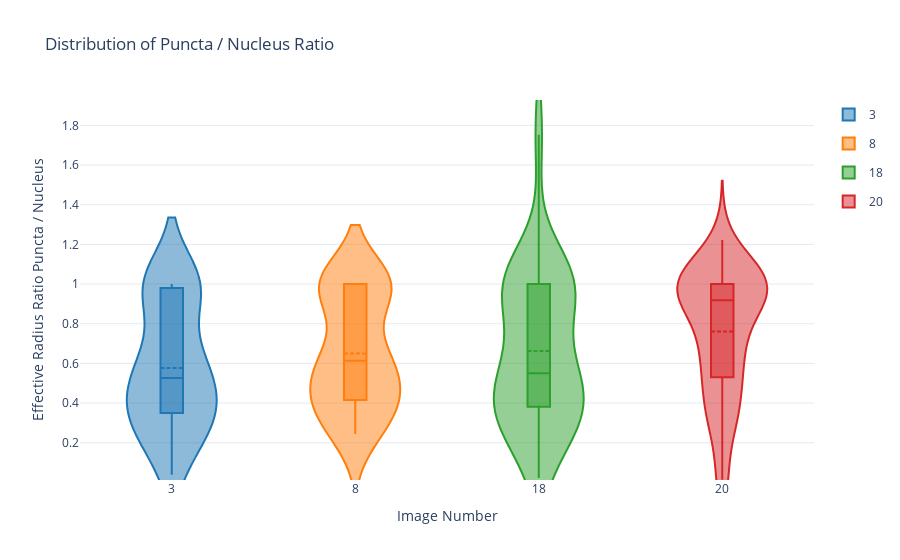

Notebook code for this chart:
### Code cell
fig = plot_violin(
    summary,
    x='image_number_str',
    y='pct_puncta',
    xlabel='Image Number',
    ylabel='Effective Radius Ratio Puncta / Nucleus',
    title='Distribution of Puncta / Nucleus Ratio'
)

fig.update_xaxes(type='category')

if save:
    save_fig_as_png(fig, 'figures/scatter/violin_radius_ratio.png',
                    height=800, scale=1)
fig

### Figure 1 — Plotly figure (JSON) as saved in the notebook; plotly's stock layout.template omitted (floating-point values rounded to 4 significant figures)
{"data": [{"box": {"visible": true}, "hovertemplate": "%{text}<br><extra></extra>", "legendgroup": "3", "line": {"color": "#1f77b4"}, "meanline": {"visible": true}, "name": "3", "scalegroup": "3", "showlegend": true, "text": ["Image Number: 3<br>Effective Radius Ratio Puncta / Nucleus: 1.0<br>None: 3<br>", "Image Number: 3<br>Effective Radius Ratio Puncta / Nucleus: 0.26028642628074766<br>None: 3<br>", "Image Number: 3<br>Effective Radius Ratio Puncta / Nucleus: 0.2655858771331843<br>None: 3<br>", "Image Number: 3<br>Effective Radius Ratio Puncta / Nucleus: 1.0<br>None: 3<br>", "Image Number: 3<br>Effective Radius Ratio Puncta / Nucleus: 0.03873104382610596<br>None: 3<br>", "Image Number: 3<br>Effective Radius Ratio Puncta / Nucleus: 1.0<br>None: 3<br>", "Image Number: 3<br>Effective Radius Ratio Puncta / Nucleus: 0.1870877895331754<br>None: 3<br>", "Image Number: 3<br>Effective Radius Ratio Puncta / Nucleus: 1.0<br>None: 3<br>", "Image Number: 3<br>Effective Radius Ratio Puncta / Nucleus: 1.0<br>None: 3<br>", "Image Number: 3<br>Effective Radius Ratio Puncta / Nucleus: 0.6762118254721395<br>None: 3<br>", "Image Number: 3<br>Effective Radius Ratio Puncta / Nucleus: 1.0<br>None: 3<br>", "Image Number: 3<br>Effective Radius Ratio Puncta / Nucleus: 0.41089008366122703<br>None: 3<br>", "Image Number: 3<br>Effective Radius Ratio Puncta / Nucleus: 0.5317556799601661<br>None: 3<br>", "Image Number: 3<br>Effective Radius Ratio Puncta / Nucleus: 1.0<br>None: 3<br>", "Image Number: 3<br>Effective Radius Ratio Puncta / Nucleus: 0.6952218816483346<br>None: 3<br>", "Image Number: 3<br>Effective Radius Ratio Puncta / Nucleus: 0.5921702942172392<br>None: 3<br>", "Image Number: 3<br>Effective Radius Ratio Puncta / Nucleus: 0.329243010543736<br>None: 3<br>", "Image Number: 3<br>Effective Radius Ratio Puncta / Nucleus: 0.4299644954262711<br>None: 3<br>", "Image Number: 3<br>Effective Radius Ratio Puncta / Nucleus: 0.4087180403532356<br>None: 3<br>", "Image Number: 3<br>Effective Radius Ratio Puncta / Nucleus: 0.5855040504757217<br>None: 3<br>", "Image Number: 3<br>Effective Radius Ratio Puncta / Nucleus: 0.6320050270425176<br>None: 3<br>", "Image Number: 3<br>Effective Radius Ratio Puncta / Nucleus: 0.37071623481349064<br>None: 3<br>", "Image Number: 3<br>Effective Radius Ratio Puncta / Nucleus: 0.42731524731011516<br>None: 3<br>", "Image Number: 3<br>Effective Radius Ratio Puncta / Nucleus: 0.1670146789369791<br>None: 3<br>", "Image Number: 3<br>Effective Radius Ratio Puncta / Nucleus: 0.9601073982526703<br>None: 3<br>", "Image Number: 3<br>Effective Radius Ratio Puncta / Nucleus: 0.522239277188337<br>None: 3<br>", "Image Number: 3<br>Effective Radius Ratio Puncta / Nucleus: 0.3833243742794574<br>None: 3<br>", "Image Number: 3<br>Effective Radius Ratio Puncta / Nucleus: 0.27532693116306983<br>None: 3<br>"], "type": "violin", "x": ["3", "3", "3", "3", "3", "3", "3", "3", "3", "3", "3", "3", "3", "3", "3", "3", "3", "3", "3", "3", "3", "3", "3", "3", "3", "3", "3", "3"], "y": [1, 0.2603, 0.2656, 1, 0.03873, 1, 0.1871, 1, 1, 0.6762, 1, 0.4109, 0.5318, 1, 0.6952, 0.5922, 0.3292, 0.43, 0.4087, 0.5855, 0.632, 0.3707, 0.4273, 0.167, 0.9601, 0.5222, 0.3833, 0.2753]}, {"box": {"visible": true}, "hovertemplate": "%{text}<br><extra></extra>", "legendgroup": "8", "line": {"color": "#ff7f0e"}, "meanline": {"visible": true}, "name": "8", "scalegroup": "8", "showlegend": true, "text": ["Image Number: 8<br>Effective Radius Ratio Puncta / Nucleus: 0.6160164416854548<br>None: 8<br>", "Image Number: 8<br>Effective Radius Ratio Puncta / Nucleus: 0.5071830916127373<br>None: 8<br>", "Image Number: 8<br>Effective Radius Ratio Puncta / Nucleus: 0.24445843100392495<br>None: 8<br>", "Image Number: 8<br>Effective Radius Ratio Puncta / Nucleus: 0.38318491762075574<br>None: 8<br>", "Image Number: 8<br>Effective Radius Ratio Puncta / Nucleus: 0.46407570813334387<br>None: 8<br>", "Image Number: 8<br>Effective Radius Ratio Puncta / Nucleus: 1.0<br>None: 8<br>", "Image Number: 8<br>Effective Radius Ratio Puncta / Nucleus: 1.0<br>None: 8<br>", "Image Number: 8<br>Effective Radius Ratio Puncta / Nucleus: 0.2557195022190879<br>None: 8<br>", "Image Number: 8<br>Effective Radius Ratio Puncta / Nucleus: 0.3049021438440984<br>None: 8<br>", "Image Number: 8<br>Effective Radius Ratio Puncta / Nucleus: 0.39736738736368005<br>None: 8<br>", "Image Number: 8<br>Effective Radius Ratio Puncta / Nucleus: 0.3611951441130873<br>None: 8<br>", "Image Number: 8<br>Effective Radius Ratio Puncta / Nucleus: 0.3185178065438761<br>None: 8<br>", "Image Number: 8<br>Effective Radius Ratio Puncta / Nucleus: 0.6729830449714467<br>None: 8<br>", "Image Number: 8<br>Effective Radius Ratio Puncta / Nucleus: 0.6130813485299238<br>None: 8<br>", "Image Number: 8<br>Effective Radius Ratio Puncta / Nucleus: 1.0<br>None: 8<br>", "Image Number: 8<br>Effective Radius Ratio Puncta / Nucleus: 0.46721129037189574<br>None: 8<br>", "Image Number: 8<br>Effective Radius Ratio Puncta / Nucleus: 0.6135484481759725<br>None: 8<br>", "Image Number: 8<br>Effective Radius Ratio Puncta / Nucleus: 0.633242177979923<br>None: 8<br>", "Image Number: 8<br>Effective Radius Ratio Puncta / Nucleus: 1.0<br>None: 8<br>", "Image Number: 8<br>Effective Radius Ratio Puncta / Nucleus: 1.0<br>None: 8<br>", "Image Number: 8<br>Effective Radius Ratio Puncta / Nucleus: 0.4661103171548466<br>None: 8<br>", "Image Number: 8<br>Effective Radius Ratio Puncta / Nucleus: 0.956207454834113<br>None: 8<br>", "Image Number: 8<br>Effective Radius Ratio Puncta / Nucleus: 1.0<br>None: 8<br>", "Image Number: 8<br>Effective Radius Ratio Puncta / Nucleus: 0.2576206251652722<br>None: 8<br>", "Image Number: 8<br>Effective Radius Ratio Puncta / Nucleus: 1.0<br>None: 8<br>", "Image Number: 8<br>Effective Radius Ratio Puncta / Nucleus: 0.7543929135157798<br>None: 8<br>", "Image Number: 8<br>Effective Radius Ratio Puncta / Nucleus: 0.4347544904306764<br>None: 8<br>", "Image Number: 8<br>Effective Radius Ratio Puncta / Nucleus: 1.0<br>None: 8<br>", "Image Number: 8<br>Effective Radius Ratio Puncta / Nucleus: 0.5381913347226407<br>None: 8<br>", "Image Number: 8<br>Effective Radius Ratio Puncta / Nucleus: 0.5552988574282419<br>None: 8<br>", "Image Number: 8<br>Effective Radius Ratio Puncta / Nucleus: 1.0<br>None: 8<br>", "Image Number: 8<br>Effective Radius Ratio Puncta / Nucleus: 1.0<br>None: 8<br>"], "type": "violin", "x": ["8", "8", "8", "8", "8", "8", "8", "8", "8", "8", "8", "8", "8", "8", "8", "8", "8", "8", "8", "8", "8", "8", "8", "8", "8", "8", "8", "8", "8", "8", "8", "8"], "y": [0.616, 0.5072, 0.2445, 0.3832, 0.4641, 1, 1, 0.2557, 0.3049, 0.3974, 0.3612, 0.3185, 0.673, 0.6131, 1, 0.4672, 0.6135, 0.6332, 1, 1, 0.4661, 0.9562, 1, 0.2576, 1, 0.7544, 0.4348, 1, 0.5382, 0.5553, 1, 1]}, {"box": {"visible": true}, "hovertemplate": "%{text}<br><extra></extra>", "legendgroup": "18", "line": {"color": "#2ca02c"}, "meanline": {"visible": true}, "name": "18", "scalegroup": "18", "showlegend": true, "text": ["Image Number: 18<br>Effective Radius Ratio Puncta / Nucleus: 1.0<br>None: 18<br>", "Image Number: 18<br>Effective Radius Ratio Puncta / Nucleus: 1.0<br>None: 18<br>", "Image Number: 18<br>Effective Radius Ratio Puncta / Nucleus: 0.38899320062318515<br>None: 18<br>", "Image Number: 18<br>Effective Radius Ratio Puncta / Nucleus: 0.35717039560839187<br>None: 18<br>", "Image Number: 18<br>Effective Radius Ratio Puncta / Nucleus: 0.5505098853053769<br>None: 18<br>", "Image Number: 18<br>Effective Radius Ratio Puncta / Nucleus: 0.22427022558621745<br>None: 18<br>", "Image Number: 18<br>Effective Radius Ratio Puncta / Nucleus: 0.02234392810843759<br>None: 18<br>", "Image Number: 18<br>Effective Radius Ratio Puncta / Nucleus: 1.0<br>None: 18<br>", "Image Number: 18<br>Effective Radius Ratio Puncta / Nucleus: 0.44205440824867476<br>None: 18<br>", "Image Number: 18<br>Effective Radius Ratio Puncta / Nucleus: 0.26568762817993086<br>None: 18<br>", "Image Number: 18<br>Effective Radius Ratio Puncta / Nucleus: 1.7527300065754154<br>None: 18<br>", "Image Number: 18<br>Effective Radius Ratio Puncta / Nucleus: 0.30926468753623965<br>None: 18<br>", "Image Number: 18<br>Effective Radius Ratio Puncta / Nucleus: 1.0<br>None: 18<br>", "Image Number: 18<br>Effective Radius Ratio Puncta / Nucleus: 1.0166345218646355<br>None: 18<br>", "Image Number: 18<br>Effective Radius Ratio Puncta / Nucleus: 0.6881781436408219<br>None: 18<br>", "Image Number: 18<br>Effective Radius Ratio Puncta / Nucleus: 0.6099982912186394<br>None: 18<br>", "Image Number: 18<br>Effective Radius Ratio Puncta / Nucleus: 0.42709441744160137<br>None: 18<br>", "Image Number: 18<br>Effective Radius Ratio Puncta / Nucleus: 0.31640656008384077<br>None: 18<br>", "Image Number: 18<br>Effective Radius Ratio Puncta / Nucleus: 0.23915370778455<br>None: 18<br>", "Image Number: 18<br>Effective Radius Ratio Puncta / Nucleus: 1.0<br>None: 18<br>", "Image Number: 18<br>Effective Radius Ratio Puncta / Nucleus: 1.0<br>None: 18<br>", "Image Number: 18<br>Effective Radius Ratio Puncta / Nucleus: 0.7461091083301883<br>None: 18<br>", "Image Number: 18<br>Effective Radius Ratio Puncta / Nucleus: 1.0<br>None: 18<br>", "Image Number: 18<br>Effective Radius Ratio Puncta / Nucleus: 0.5192271904487379<br>None: 18<br>", "Image Number: 18<br>Effective Radius Ratio Puncta / Nucleus: 0.4478657273377924<br>None: 18<br>", "Image Number: 18<br>Effective Radius Ratio Puncta / Nucleus: 0.4290325220980134<br>None: 18<br>", "Image Number: 18<br>Effective Radius Ratio Puncta / Nucleus: 1.0<br>None: 18<br>", "Image Number: 18<br>Effective Radius Ratio Puncta / Nucleus: 1.0<br>None: 18<br>", "Image Number: 18<br>Effective Radius Ratio Puncta / Nucleus: 0.45409874109460596<br>None: 18<br>"], "type": "violin", "x": ["18", "18", "18", "18", "18", "18", "18", "18", "18", "18", "18", "18", "18", "18", "18", "18", "18", "18", "18", "18", "18", "18", "18", "18", "18", "18", "18", "18", "18"], "y": [1, 1, 0.389, 0.3572, 0.5505, 0.2243, 0.02234, 1, 0.4421, 0.2657, 1.753, 0.3093, 1, 1.017, 0.6882, 0.61, 0.4271, 0.3164, 0.2392, 1, 1, 0.7461, 1, 0.5192, 0.4479, 0.429, 1, 1, 0.4541]}, {"box": {"visible": true}, "hovertemplate": "%{text}<br><extra></extra>", "legendgroup": "20", "line": {"color": "#d62728"}, "meanline": {"visible": true}, "name": "20", "scalegroup": "20", "showlegend": true, "text": ["Image Number: 20<br>Effective Radius Ratio Puncta / Nucleus: 1.0<br>None: 20<br>", "Image Number: 20<br>Effective Radius Ratio Puncta / Nucleus: 1.0<br>None: 20<br>", "Image Number: 20<br>Effective Radius Ratio Puncta / Nucleus: 1.0<br>None: 20<br>", "Image Number: 20<br>Effective Radius Ratio Puncta / Nucleus: 0.01350242221424651<br>None: 20<br>", "Image Number: 20<br>Effective Radius Ratio Puncta / Nucleus: 0.7701533761751982<br>None: 20<br>", "Image Number: 20<br>Effective Radius Ratio Puncta / Nucleus: 1.0<br>None: 20<br>", "Image Number: 20<br>Effective Radius Ratio Puncta / Nucleus: 0.580716200289267<br>None: 20<br>", "Image Number: 20<br>Effective Radius Ratio Puncta / Nucleus: 1.0<br>None: 20<br>", "Image Number: 20<br>Effective Radius Ratio Puncta / Nucleus: 1.0<br>None: 20<br>", "Image Number: 20<br>Effective Radius Ratio Puncta / Nucleus: 1.2223659045316457<br>None: 20<br>", "Image Number: 20<br>Effective Radius Ratio Puncta / Nucleus: 0.6096857652524241<br>None: 20<br>", "Image Number: 20<br>Effective Radius Ratio Puncta / Nucleus: 0.8125615526778324<br>None: 20<br>", "Image Number: 20<br>Effective Radius Ratio Puncta / Nucleus: 1.0<br>None: 20<br>", "Image Number: 20<br>Effective Radius Ratio Puncta / Nucleus: 0.37275669163631125<br>None: 20<br>", "Image Number: 20<br>Effective Radius Ratio Puncta / Nucleus: 0.5324968710141941<br>None: 20<br>", "Image Number: 20<br>Effective Radius Ratio Puncta / Nucleus: 1.0<br>None: 20<br>", "Image Number: 20<br>Effective Radius Ratio Puncta / Nucleus: 1.0<br>None: 20<br>", "Image Number: 20<br>Effective Radius Ratio Puncta / Nucleus: 0.673618310916368<br>None: 20<br>", "Image Number: 20<br>Effective Radius Ratio Puncta / Nucleus: 1.0<br>None: 20<br>", "Image Number: 20<br>Effective Radius Ratio Puncta / Nucleus: 0.6804259027396037<br>None: 20<br>", "Image Number: 20<br>Effective Radius Ratio Puncta / Nucleus: 0.9400404458941006<br>None: 20<br>", "Image Number: 20<br>Effective Radius Ratio Puncta / Nucleus: 0.37018543519691705<br>None: 20<br>", "Image Number: 20<br>Effective Radius Ratio Puncta / Nucleus: 0.9038832916038753<br>None: 20<br>", "Image Number: 20<br>Effective Radius Ratio Puncta / Nucleus: 1.0<br>None: 20<br>", "Image Number: 20<br>Effective Radius Ratio Puncta / Nucleus: 1.0<br>None: 20<br>", "Image Number: 20<br>Effective Radius Ratio Puncta / Nucleus: 0.9180149017895288<br>None: 20<br>", "Image Number: 20<br>Effective Radius Ratio Puncta / Nucleus: 1.0878840278644046<br>None: 20<br>", "Image Number: 20<br>Effective Radius Ratio Puncta / Nucleus: 1.1260282725264925<br>None: 20<br>", "Image Number: 20<br>Effective Radius Ratio Puncta / Nucleus: 1.0<br>None: 20<br>", "Image Number: 20<br>Effective Radius Ratio Puncta / Nucleus: 0.6754378157725578<br>None: 20<br>", "Image Number: 20<br>Effective Radius Ratio Puncta / Nucleus: 0.015253404749263625<br>None: 20<br>", "Image Number: 20<br>Effective Radius Ratio Puncta / Nucleus: 1.0<br>None: 20<br>", "Image Number: 20<br>Effective Radius Ratio Puncta / Nucleus: 1.0<br>None: 20<br>", "Image Number: 20<br>Effective Radius Ratio Puncta / Nucleus: 0.5185235207673817<br>None: 20<br>", "Image Number: 20<br>Effective Radius Ratio Puncta / Nucleus: 0.32490804622480773<br>None: 20<br>", "Image Number: 20<br>Effective Radius Ratio Puncta / Nucleus: 1.0<br>None: 20<br>", "Image Number: 20<br>Effective Radius Ratio Puncta / Nucleus: 0.9232028889143029<br>None: 20<br>", "Image Number: 20<br>Effective Radius Ratio Puncta / Nucleus: 0.9087437331093696<br>None: 20<br>", "Image Number: 20<br>Effective Radius Ratio Puncta / Nucleus: 0.4342178405709377<br>None: 20<br>", "Image Number: 20<br>Effective Radius Ratio Puncta / Nucleus: 0.669948195629537<br>None: 20<br>", "Image Number: 20<br>Effective Radius Ratio Puncta / Nucleus: 0.7235911893142016<br>None: 20<br>", "Image Number: 20<br>Effective Radius Ratio Puncta / Nucleus: 1.0<br>None: 20<br>", "Image Number: 20<br>Effective Radius Ratio Puncta / Nucleus: 0.9257944643313776<br>None: 20<br>", "Image Number: 20<br>Effective Radius Ratio Puncta / Nucleus: 0.3295435374351613<br>None: 20<br>", "Image Number: 20<br>Effective Radius Ratio Puncta / Nucleus: 1.0<br>None: 20<br>", "Image Number: 20<br>Effective Radius Ratio Puncta / Nucleus: 1.0<br>None: 20<br>", "Image Number: 20<br>Effective Radius Ratio Puncta / Nucleus: 1.0664247609213746<br>None: 20<br>", "Image Number: 20<br>Effective Radius Ratio Puncta / Nucleus: 0.37015862913361536<br>None: 20<br>", "Image Number: 20<br>Effective Radius Ratio Puncta / Nucleus: 0.02282474539495152<br>None: 20<br>", "Image Number: 20<br>Effective Radius Ratio Puncta / Nucleus: 0.34729797550660313<br>None: 20<br>", "Image Number: 20<br>Effective Radius Ratio Puncta / Nucleus: 0.2560613032120079<br>None: 20<br>", "Image Number: 20<br>Effective Radius Ratio Puncta / Nucleus: 0.6698591273275982<br>None: 20<br>", "Image Number: 20<br>Effective Radius Ratio Puncta / Nucleus: 0.5229030536896515<br>None: 20<br>"], "type": "violin", "x": ["20", "20", "20", "20", "20", "20", "20", "20", "20", "20", "20", "20", "20", "20", "20", "20", "20", "20", "20", "20", "20", "20", "20", "20", "20", "20", "20", "20", "20", "20", "20", "20", "20", "20", "20", "20", "20", "20", "20", "20", "20", "20", "20", "20", "20", "20", "20", "20", "20", "20", "20", "20", "20"], "y": [1, 1, 1, 0.0135, 0.7702, 1, 0.5807, 1, 1, 1.222, 0.6097, 0.8126, 1, 0.3728, 0.5325, 1, 1, 0.6736, 1, 0.6804, 0.94, 0.3702, 0.9039, 1, 1, 0.918, 1.088, 1.126, 1, 0.6754, 0.01525, 1, 1, 0.5185, 0.3249, 1, 0.9232, 0.9087, 0.4342, 0.6699, 0.7236, 1, 0.9258, 0.3295, 1, 1, 1.066, 0.3702, 0.02282, 0.3473, 0.2561, 0.6699, 0.5229]}], "layout": {"hovermode": "closest", "plot_bgcolor": "rgba(0,0,0,0)", "showlegend": true, "title": {"text": "Distribution of Puncta / Nucleus Ratio"}, "xaxis": {"showgrid": true, "title": {"text": "Image Number"}, "type": "category"}, "yaxis": {"gridcolor": "#E4EAF2", "range": [0.01215, 1.928], "showgrid": true, "title": {"text": "Effective Radius Ratio Puncta / Nucleus"}, "zeroline": false}}}
